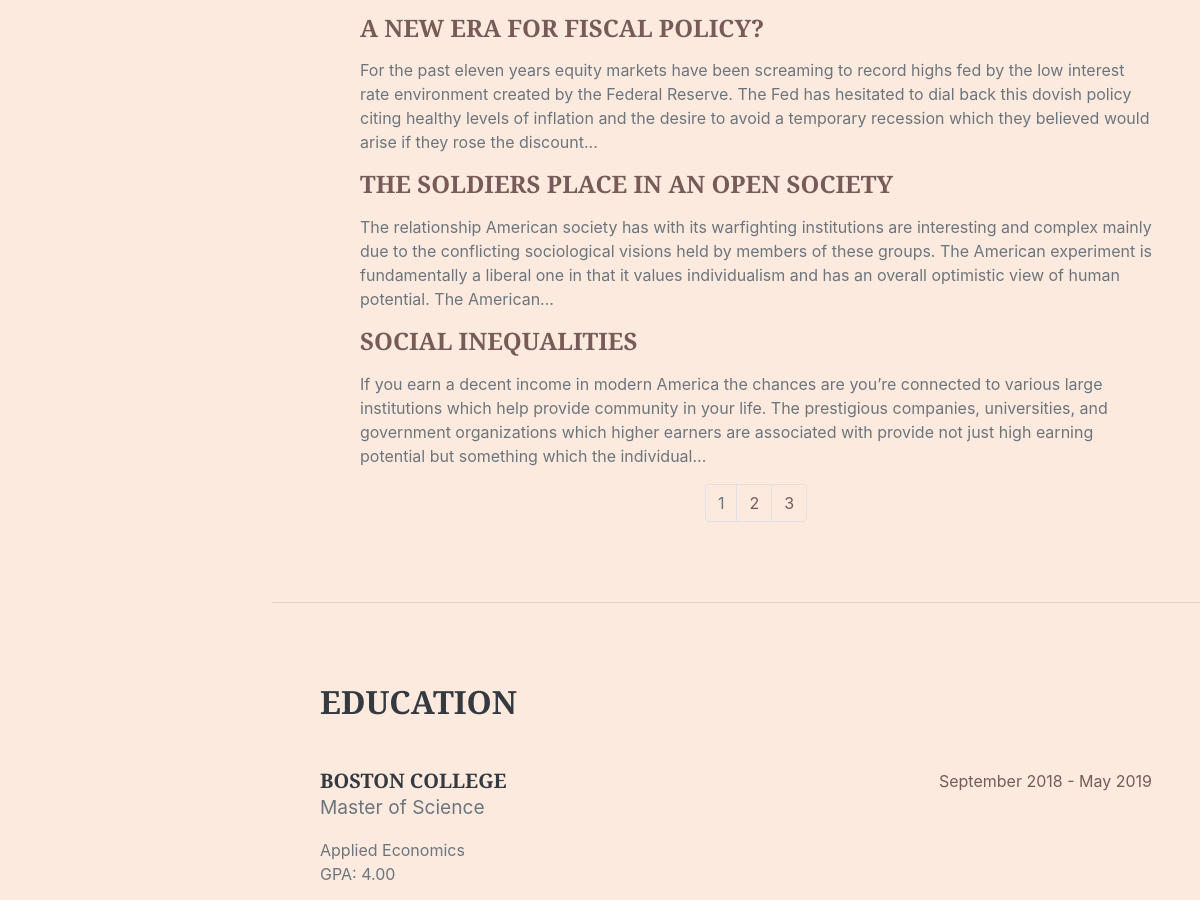
Before: / (middle part) with the older database file.
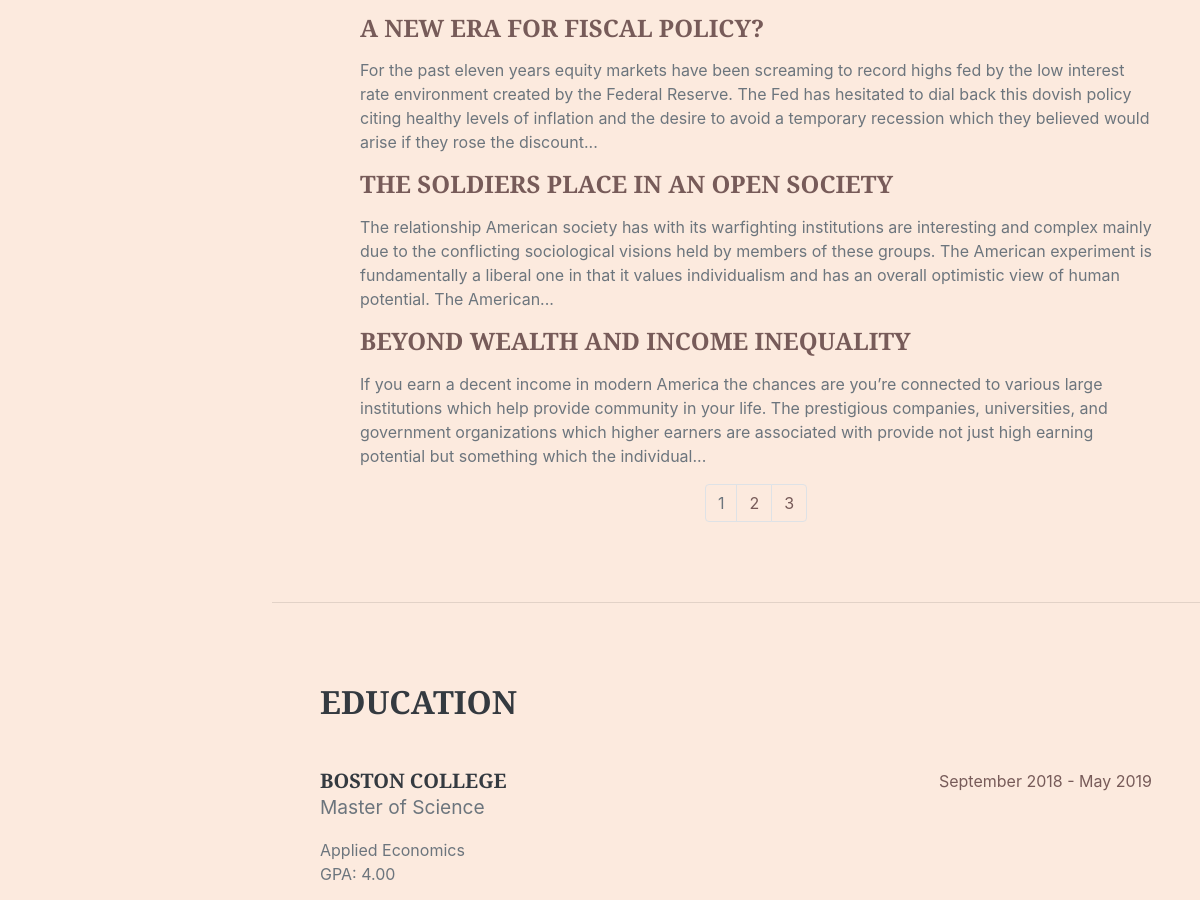
After: the same page with the newer database file.
### portfolio/models.py (models this page shows, shortened)
class Essay(db.Model):
    id = db.Column(db.Integer, primary_key=True)
    title = db.Column(db.Text)
    text = db.Column(db.Text)

### portfolio/__init__.py (the view)
    @server.route('/')
    def index():
        page = request.args.get('page',1, type=int)
        essays = Essay.query.order_by(Essay.id.desc()).paginate(page=page, per_page=5)
        projects = Project.query.order_by(Project.id.desc())
        return render_template('index.html', essays = essays, projects = projects)

### portfolio/templates/index.html (shortened to what this page needs)
{% extends "base.html" %}
{% block content %}
{% include 'writings.html' ignore missing %}
<hr class="m-0" />
{% include 'education.html' ignore missing %}
{% endblock %}

### portfolio/writings/templates/writings/writings.html (shortened to what this page needs)
<section class="resume-section" id="writings">
    <div class="resume-section-content">
      <ul class="fa-ul mb-0">
        {% for essay in essays.items %}
        <li>
          <h4><a  href="{{url_for('writings.essay_detail', essay_id = essay.id)}}">{{essay.title}}</a></h4>
          <p>{{essay.text | safe | truncate(350)}}</p>
        </li>
        {% endfor %}
        <ul class='pagination justify-content-center'>
          {% for page_num in essays.iter_pages(left_edge=1, right_edge=1, left_current=1, right_current=2)%}
            {% if essays.page == page_num %}
            <li class='page-item disabled'>
              <a class='page-link' href="{{url_for('index', page=page_num)}}#writings">{{page_num}}</a>
            </li>
            {% else %}
            <li class='page-item'>
              <a class='page-link' href="{{url_for('index', page=page_num)}}#writings">{{page_num}}</a>
            </li>
            {% endif %}
          {% endfor %}
        </ul>
      </ul>
    </div>
</section>

Changed rows visible on the page:
changed Essay: title "SOCIAL INEQUALITIES" → "BEYOND WEALTH AND INCOME INEQUALITY"
